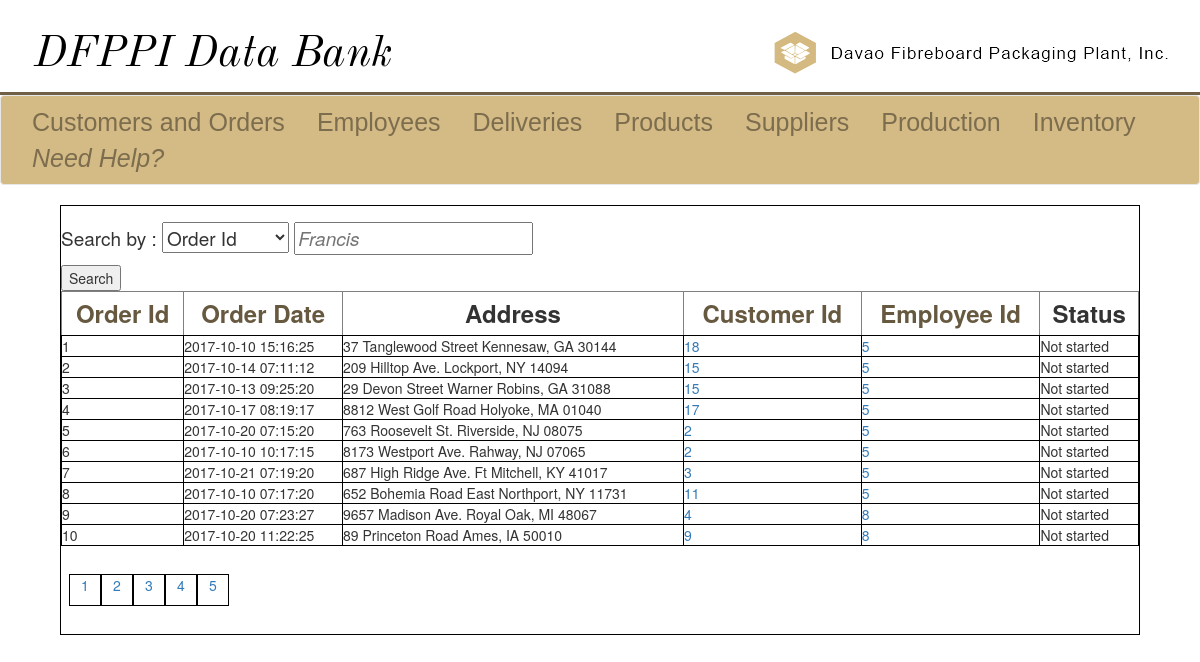
/customers-view-orders.php, run on an earlier commit of the app's database.
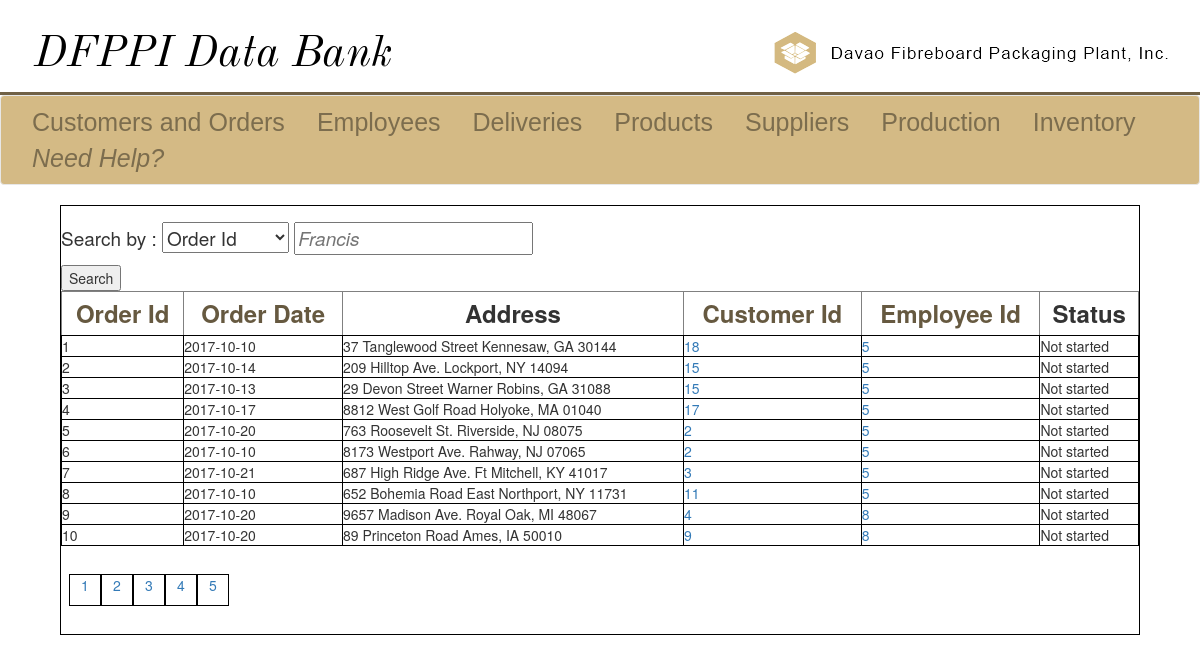
And on a later commit of the database.
### tables this page shows
CREATE TABLE `orders` (
  `o_Id` int(11) NOT NULL,
  `o_orderDateTime` date NOT NULL,
  `o_addressOfDelivery` varchar(128) NOT NULL,
  `c_Id` int(11) NOT NULL,
  `f_Id` int(11) NOT NULL,
  `o_status` enum('In production','Done','Not started') NOT NULL DEFAULT 'Not started' COMMENT 'Current order''s status'
);

### customers-view-orders.php (the view, shortened to what this page needs)
<!DOCTYPE html>
<?php
	include("sql_connect.php");
    $choice = isset($_GET['choice'])? $_GET['choice'] : 1;
    $srch = isset($_GET['srch'])? $_GET['srch'] : 1;
	$numberOfRows = 10;
	$page = isset($_GET['page']) ? $_GET['page'] : 1;
	$limit = ($page - 1) * $numberOfRows;
	$col = isset($_GET['order']) ? $_GET['order'] : "o_Id";
	$dir = isset($_GET['direction']) ? $_GET['direction'] : "ASC";
	$query = "SELECT * FROM orders WHERE {$choice} = '{$srch}' ORDER BY {$col} {$dir} LIMIT {$limit}, {$numberOfRows}";
	$result = mysqli_query($conn, $query);
	$query2 = "SELECT COUNT(*) as rowCount FROM orders WHERE {$choice} = '{$srch}';";
	$result2 = mysqli_query($conn, $query2);
	$totalRows = mysqli_fetch_row($result2);
	$numberOfPages = ceil($totalRows[0] / $numberOfRows);
?>
<html>
	<head>
		<link rel = "stylesheet" href = "css/bootstrap.min.css">
		<link rel = "stylesheet" href = "css/design.css">
	</head>
	<body>
		<div class = "ultra-banner">
			<div class = "left-ub">
				<a href = "home.php"><img id = "left-logo" src = "images/ultra-banner.png" alt = "DFPPI Home"></a>
			</div>
			<div class = "right-ub">
				<a href = "http://www.davaofibre.ph"><img id = "right-logo" src = "images/other.png" alt = "Employee Module"></a>
			</div>
		</div>
		<div class = "line-sep">
		</div>
		<nav class="navbar navbar-default" id = "myNav">
			<div class="container-fluid">
				<ul class="nav navbar-nav">
					<li><a id = "li-a" href = "customers.php">Customers and Orders</a></li>
					<li><a id = "li-a" href = "employees.php">Employees</a></li>
					<li><a id = "li-a" href = "deliveries.php">Deliveries</a></li>
					<li><a id = "li-a" href = "products.php">Products</a></li>
					<li><a id = "li-a" href = "supplier.php">Suppliers</a></li>
					<li><a id = "li-a" href = "production.php">Production</a></li>
					<li><a id = "li-a" href = "inventory.php">Inventory</a></li>
					<li><a id = "li-a" href = "docs/manual.html"><i>Need Help?</i></a></li>
				</ul>
			</div>
		</nav>
		<div class = "main-view">
			<div class = "top-div">
				<form action = "customers-view-orders.php" method = "get" onsubmit = "return check();" autocomplete="off">
					<p class = "form-body">Search by :
					<select id = "choice" name = "choice">
                    <option value="o_Id">Order Id</option>
					</select>
					<input type = "text" id = "srch" name = "srch" class = "input-srch" maxlength = 128 autofocus placeholder = "Francis" required>
					</p>
					<input id = "submit" type = "submit" value = "Search">
				</form>
			</div>
			<div class = "bot-div">
            <?php
                echo "<table class= 'table-set' border='1' cellspacing='1' cellpadding='3' style='width:100%;font-size:20;'>";
                $ndir = ($col == "o_Id" && $dir == "ASC") ? "DESC" : "ASC";
                echo "<th><a href='customers-view-orders.php?choice={$choice}&srch={$srch}&direction={$ndir}&order=o_Id&page={$page}'>Order Id</a></th>";
                $ndir = ($col == "o_orderDateTime" && $dir == "ASC") ? "DESC" : "ASC";
                echo "<th><a href='customers-view-orders.php?choice={$choice}&srch={$srch}&direction={$ndir}&order=o_orderDateTime&page={$page}'>Order Date</a></th>";
                echo "<th>Address</th>";
                $ndir = ($col == "c_Id" && $dir == "ASC") ? "DESC" : "ASC";
                echo "<th><a href='customers-view-orders.php?choice={$choice}&srch={$srch}&direction={$ndir}&order=c_Id&page={$page}'>Customer Id</a></th>";
                $ndir = ($col == "f_Id" && $dir == "ASC") ? "DESC" : "ASC";
                echo "<th><a href='customers-view-orders.php?choice={$choice}&srch={$srch}&direction={$ndir}&order=f_Id&page={$page}'>Employee Id</a></th>";
                echo "<th>Status</th>";
                while($row = mysqli_fetch_assoc($result)){
                    echo "<tr>";
                    echo "<td>{$row["o_Id"]}</td>";
                    echo "<td>{$row["o_orderDateTime"]}</td>";
                    echo "<td>{$row["o_addressOfDelivery"]}</td>";
                    echo "<td><a href='customers-view-customer.php?choice=c_Id&srch={$row['c_Id']}'>{$row["c_Id"]}</a></td>";
                    echo "<td><a href='employees-view.php?choice=f_id&srch={$row['f_Id']}'>{$row["f_Id"]}</a></td>";
                    echo "<td>{$row["o_status"]}</td>";
                    echo "</tr>";
                }
                echo "</table>";
            ?>
            <div class = 'pagination'>
                <ul>
                <?php
                    for($i = 1; $i <= $numberOfPages; $i++){
                        echo "<li><a href='customers-view-customer.php?choice={$choice}&srch={$srch}&direction={$dir}&order={$col}&page={$i}'>{$i}</a></li>";
                    }
                ?>
                </ul>
            </div>
			</div>
		</div>
	</body>
</html>

### css/design.css (style rules this page uses)
th { font-size: 3vh; text-align: center; text-decoration: none; padding: 4px; }
th a { color: #665940; }
ul { list-style-type: none; margin: 0; padding: 1vh; }
#myNav { background-color: #d4ba85; width: 100%; }
#li-a { color: #7c6d4e; text-align: center; padding: 1vh 2vh; font-size: 25px; font-family: sans-serif; text-decoration: none; }
.ultra-banner { width: 100%; background-color: #ffffff; height: 10vh; margin-bottom: 1%; }
.line-sep { background-color:#706146; width: 100%; height: 0.4vh; }
.left-ub,.right-ub { display: inline; width: 50%; height: 100%; }
.left-ub { float: left; }
#left-logo { margin-top: 4vh; margin-left: 4vh; }
#right-logo { float: right; margin-top: 4vh; margin-right: 4vh; }
.pagination li { height: 4vh; width: 4vh; display: inline-block; text-align: center; border: 1px solid black; }
input[placeholder] { font-style: italic; }
p.form-body { font-size: 19px; margin-top: 2vh; }
.main-view { margin-left: auto; margin-right: auto; border: 1px solid black; height: 100%; width: 90%; }
.pagination, .top-div, .mid-div { width: 100%; }
.table-set td { width: auto; border: 1px solid black; cellspacing: 1px; cellpadding: 3px; }
input[placeholder] { color: black; }

What changed in the data, as far as the page shows it:
changed orders "37 Tanglewood Street Kennesaw, GA 30144": o_orderDateTime "2017-10-10 15:16:25" → "2017-10-10"
changed orders "209 Hilltop Ave. Lockport, NY 14094": o_orderDateTime "2017-10-14 07:11:12" → "2017-10-14"
changed orders "29 Devon Street Warner Robins, GA 31088": o_orderDateTime "2017-10-13 09:25:20" → "2017-10-13"
changed orders "8812 West Golf Road Holyoke, MA 01040": o_orderDateTime "2017-10-17 08:19:17" → "2017-10-17"
changed orders "763 Roosevelt St. Riverside, NJ 08075": o_orderDateTime "2017-10-20 07:15:20" → "2017-10-20"
changed orders "8173 Westport Ave. Rahway, NJ 07065": o_orderDateTime "2017-10-10 10:17:15" → "2017-10-10"
changed orders "687 High Ridge Ave. Ft Mitchell, KY 41017": o_orderDateTime "2017-10-21 07:19:20" → "2017-10-21"
changed orders "652 Bohemia Road East Northport, NY 11731": o_orderDateTime "2017-10-10 07:17:20" → "2017-10-10"
changed orders "9657 Madison Ave. Royal Oak, MI 48067": o_orderDateTime "2017-10-20 07:23:27" → "2017-10-20"
changed orders "89 Princeton Road Ames, IA 50010": o_orderDateTime "2017-10-20 11:22:25" → "2017-10-20"
